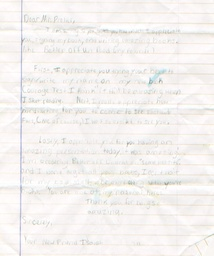
#> input picture img/papel.jpg, 214 x 256 px, shrunk from 700 x 837 before the run
$ python main.py
#> lines starting #> are read from the running program, lines starting #| are printed output that depends on the picture
#> further down, image is the input picture: shape (256, 214, 3); mean B, G, R 239.7, 241.9, 245
### convolucion.py
import numpy as np

def convolucion_helper(fragmento, kernel):
  # Declaracion de dimensiones del fragmento y de la matriz resultante
  filas_frag, col_frag, canales_frag = fragmento.shape
  result = np.zeros(canales_frag)

  # Aplica la convolucion para cada canal
  for canal in range(canales_frag):
    for row in range(filas_frag):
      for col in range(col_frag):
        result[canal] += fragmento[row, col, canal] * kernel[row, col]

  return result

def convolucion(matriz, kernel):
  # Declaracion de dimensiones de la matriz y el kernel
  filas_matriz, col_matriz, matriz_channels = matriz.shape
#> filas_matriz = 256; col_matriz = 214; matriz_channels = 3
  filas_kernel, col_kernel = kernel.shape

  # Declaracion de dimensiones de la matriz resultante
  filas_salida = filas_matriz - filas_kernel + 1
#> filas_salida = 254
  col_salida = col_matriz - col_kernel + 1
#> col_salida = 212
  salida = np.zeros((filas_salida, col_salida, matriz_channels))

  # Recorre la matriz y llama a la funcion de convolucion
  for i in range(filas_salida):
    for j in range(col_salida):
      salida[i,j] = convolucion_helper(matriz[i:i + filas_kernel, j:j + col_kernel], kernel)
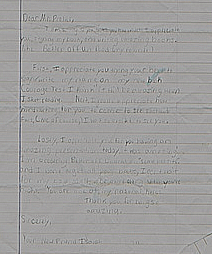
#> salida: shape (254, 212, 3) float64; mean B, G, R 239.6, 241.8, 244.9; drawn with min black and max white

  salida = np.clip(salida, 0, 255).astype(np.uint8)
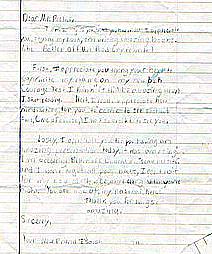
#> salida: shape (254, 212, 3); mean B, G, R 231.7, 233.6, 235.5

  return salida

### padding.py
import numpy as np

def padding(matriz, padding):
#> called with padding = 1
  filas, col, canales = matriz.shape
  output = np.zeros((filas+padding*2, col+padding*2, canales), dtype= matriz.dtype)
  output[padding: padding + filas, padding:padding + col, :] = matriz
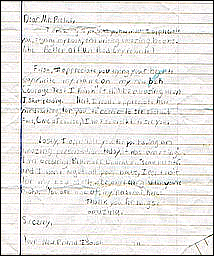
#> output: shape (256, 214, 3); mean B, G, R 227.7, 229.6, 231.4

  return output

### main.py
from convolucion import convolucion
import numpy as np
import cv2
from padding import padding
import matplotlib.pyplot as plt

kernel_nitidez = np.array([
      [-1, -1, -1],
      [-1, 9, -1],
      [-1, -1, -1]
])

image = cv2.imread("img/papel.jpg", cv2.IMREAD_COLOR_RGB)
image = convolucion(image, kernel_nitidez)
image = padding(image, 1)

plt.imshow(image)
plt.axis('off')
plt.show()
